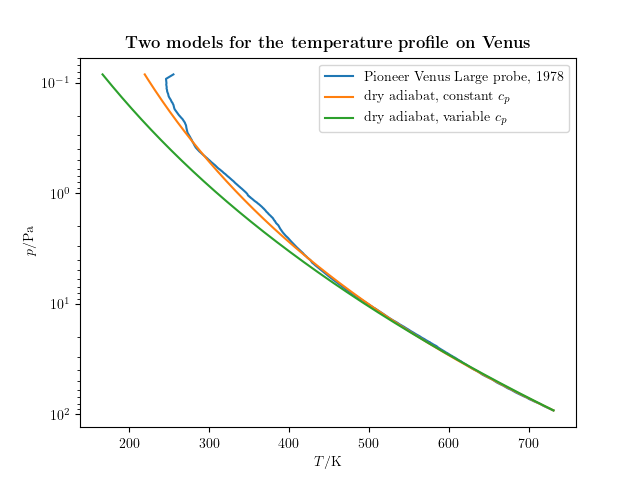

This chart was generated by the following Python code:
import numpy as np
import matplotlib.pyplot as plt

plt.rc('text', usetex=True)
plt.rc('font', family='serif')

A = np.array([24.99735,
			  55.18696,
			 -33.69137,
			  7.948387,
			 -0.136638])
A = A / 0.044

R = 189.0

def shomate(t):
	return A[0]+A[1]*t+A[2]*t**2+A[3]*t**3+A[4]/(t**2)

hcap = np.vectorize(shomate)

data = np.loadtxt('PV_large_probe.txt', 
					skiprows=30, usecols=[2, 3])
data = np.transpose(data)
temperature, pressure = data[1], data[0]

T_0 = temperature[0]
p_0 = pressure[0]

T_dry_const = T_0 * (pressure/p_0)**(0.1718)

p = np.logspace(np.log10(pressure[-1]), np.log10(pressure[0]), 1000)
T = np.empty_like(p)
T[-1] = T_0
for i in range(T.shape[0]-2, -1, -1):
	dT = (R * T[i+1] / shomate(T[i+1]/1000)) * (np.log(p[i])-np.log(p[i+1]))
	T[i] = T[i+1] + dT

plt.plot(temperature, pressure, label='Pioneer Venus Large probe, 1978')
plt.plot(T_dry_const, pressure, label='dry adiabat, constant $c_p$')
plt.plot(T, p, label='dry adiabat, variable $c_p$')
plt.gca().invert_yaxis()
plt.yscale('log')
plt.xlabel('$T$/K')
plt.ylabel('$p$/Pa')
plt.title('\\textbf{Two models for the temperature profile on Venus}')
plt.legend()

plt.show()
